Frame 1 (no input): blank canvas, image omitted
Frame 60 (the mouse pressed at the canvas centre just before this capture): blank canvas, image omitted
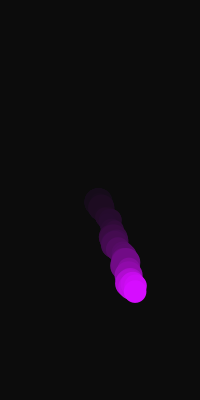
Frame 120 (the mouse held since frame 60 and released just before this capture)

The Processing sketch whose frames 1 and 60 were blank and that drew this single picture after the mouse press (run headless with seeded random() and noise(); from frame 60 on, the mouse is pressed at the canvas centre):

// Processing sketch: falling__meteors_infinite
// ── falling__meteors_infinite.pde
float circle_x[] = {};
float circle_y[] = {};
float move_x[] = {};
float j[] = {};

void setup() {
  size(200, 400);
  strokeWeight(3);
}
void draw() {
  fill(0, 10);
  noStroke();
  rect(0, 0, width, height);
  //noFill();

  int i = 0;
  while (i < circle_x.length) {
    float sz = random(10, 30);
    fill(#D60DFF);
    ellipse(circle_x[i] + random(-3, 3), circle_y[i] + random(-3, 3), sz, sz);

    circle_x[i] = circle_x[i] + move_x[i]; 
    circle_y[i] = circle_y[i] + j[i];

    if (circle_x[i] > width) {
      circle_x[i] = width;
      move_x[i] = -move_x[i];
    }
    if (circle_y[i] > height) {
      circle_y[i] = 0;
      //j[i] = -j[i];
    }
    if (circle_x[i] < 0) {
      circle_x[i] = 0;
      move_x[i] = -move_x[i];
    }
    if (circle_y[i] < 0) {
      circle_y[i] = 0;
      j[i] = - j[i];
    }
    i = i + 1;
  }
}
void mousePressed() {
  circle_x = append(circle_x, mouseX);
  circle_y = append(circle_y, mouseY);
  move_x = append(move_x, random(-2, 2));
  j = append(j, random(1, 3));
}
